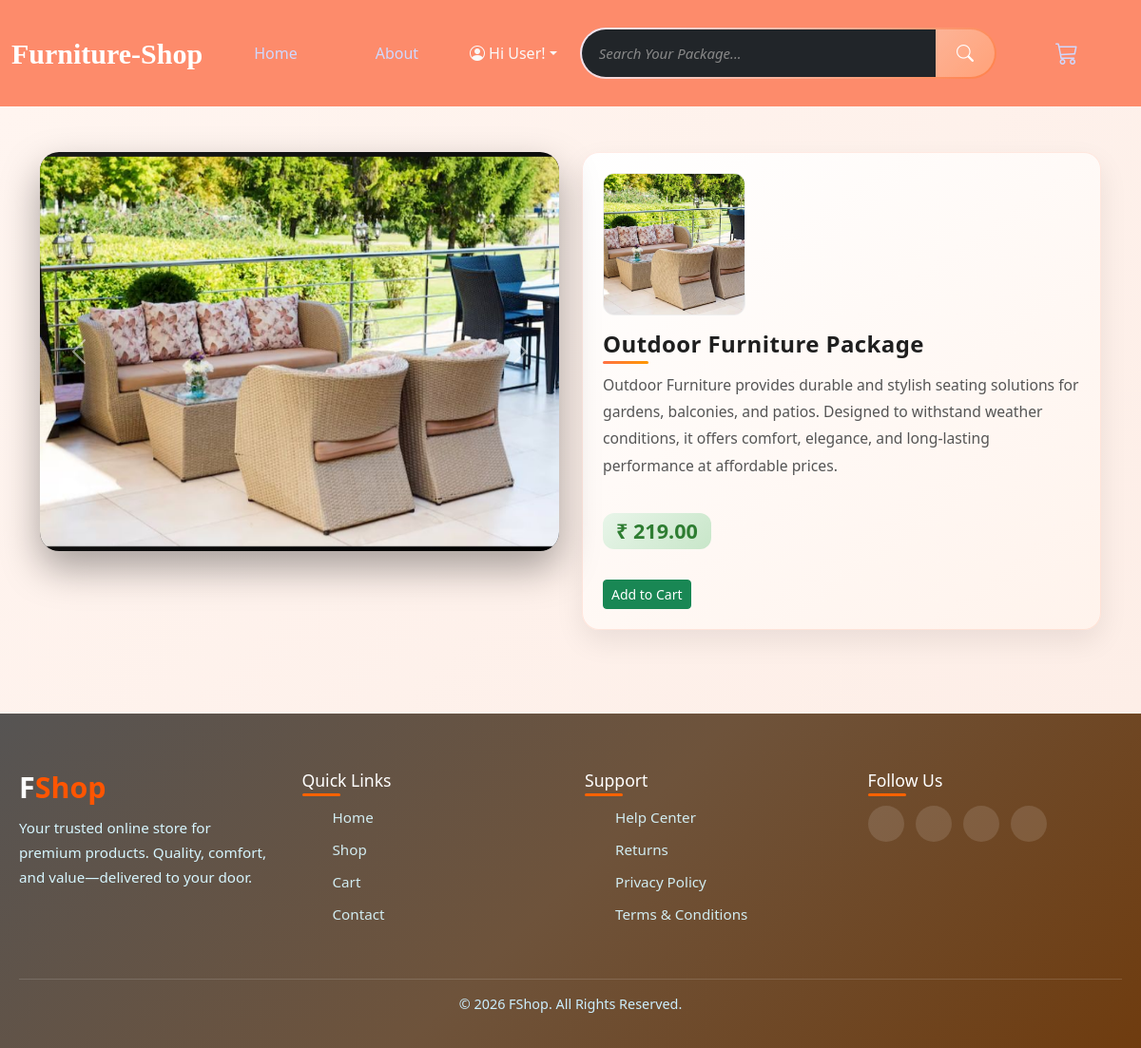
The page /products/1/ on the database its author committed.
### products/models.py (models this page shows, shortened)
class ProductImage(models.Model):
    img = models.ImageField(upload_to='products/images/')
    caption = models.CharField(max_length=200, blank=True)
    product = models.ForeignKey(Product, on_delete=models.CASCADE, related_name='images')
    created_at = models.DateTimeField(auto_now_add=True)
    updated_at = models.DateTimeField(auto_now=True)

class Product(models.Model):
    title = models.CharField(max_length=255)
    desc = models.TextField(max_length=500)
    price = models.DecimalField(max_digits=10, decimal_places=2)
    stock = models.PositiveIntegerField()
    thumbnail = models.ImageField(upload_to='products/thumbnails/')
    created_at = models.DateTimeField(auto_now_add=True)
    updated_at = models.DateTimeField(auto_now=True)

### products/views.py (the view, shortened to what this page needs)
# urls.py: path('<int:pk>/', ProductDetail.as_view(), name='product_details'),
class ProductDetail(FormMixin, DetailView):
    model = Product
    template_name = 'products/product_details.html'
    context_object_name = 'product'
    form_class = ProductImageForm
    def get_queryset(self):
        return Product.objects.prefetch_related('images')

### products/forms.py
class ProductImageForm(forms.ModelForm):
    class Meta:
        model = ProductImage
        fields = ['img', 'caption']
        widgets = {
            'img': forms.ClearableFileInput(attrs={
                'class': 'form-control'
            }),
            'caption': forms.TextInput(attrs={
                'class': 'form-control',
                'placeholder': 'Optional caption'
            }),
        }

### templates/products/product_details.html (shortened to what this page needs)
{% extends 'base/base.html' %}
{% block content %}
<section id="product-detail-section" class="container py-5" data-product-id="{{product.id}}"
  data-add-url="{% url 'add_to_cart' %}" data-plus-url=""
  data-minus-url="" data-remove-url=""
  data-qty-url="">
  <div class="row g-4 align-items-start">
    <div class="col-lg-6">
      {% include 'products/includes/productImageCarousel.html' %}
    </div>
    <div class="col-lg-6">
      <div class="product-info">
        <img src="{{ product.thumbnail.url }}" class="product-thumbnail mb-3" alt="{{ product.title }}">
        <h2 class="product-title">
          {{ product.title }}
        </h2>
        <p class="product-desc">
          {{ product.desc }}
        </p>
        <h4 class="product-price">
          ₹ {{ product.price }}
        </h4>
        <div class="d-flex gap-2 mt-4 product-action-buttons">
          {% if user.is_staff %}
          <a href="{% url 'edit_product' product.pk %}" class="btn btn-warning">Edit Product</a>
          <a href="{% url 'delete_product' product.pk %}" class="btn btn-danger">Delete Product</a>
          {% else %}
            {% if product.stock > 0 %}
            <button class="btn btn-sm btn-success add-to-cart">
              Add to Cart
            </button>
            {% else %}
            <button class="btn btn-sm btn-secondary w-100" disabled>
              Out of Stock
            </button>
            {% endif %}
          {% endif %}
        </div>
      </div>
    </div>
  </div>
</section>
{% endblock %}

### templates/products/includes/productImageCarousel.html (shortened to what this page needs)
<div id="productImageCarousel"
     class="carousel slide product-carousel"
     data-bs-ride="carousel">
    {% if product.images.all %}
    <div class="carousel-inner">
        {% for image in product.images.all %}
        <div class="carousel-item {% if forloop.first %}active{% endif %}">
            <img src="{{ image.img.url }}"
                 class="d-block w-100 product-main-img"
                 alt="{{ product.title }}">
        </div>
        {% endfor %}
    </div>
    {% if product.images.count > 1 %}
    <button class="carousel-control-prev"
            type="button"
            data-bs-target="#productImageCarousel"
            data-bs-slide="prev">
        <span class="carousel-control-prev-icon"></span>
    </button>
    <button class="carousel-control-next"
            type="button"
            data-bs-target="#productImageCarousel"
            data-bs-slide="next">
        <span class="carousel-control-next-icon"></span>
    </button>
    {% endif %}
    {% endif %}
</div>

### static/css/design.css (style rules this page uses)
* { margin: 0; padding: 0; box-sizing: border-box; font-family: "Poppins", system-ui, sans-serif; }
.product-info { padding: 22px; background: linear-gradient(145deg, #ffffff, #fff3ec); border-radius: 18px; box-shadow: inset 0 0 0 1px rgba(255, 120, 80, 0.15), 0 12px 30px rgba(0, 0, 0, 0.08); }
.product-title { font-weight: 800; font-size: 1.5rem; margin-bottom: 14px; color: #1f1f1f; letter-spacing: 0.4px; position: relative; }
.product-title::after { content: ""; position: absolute; left: 0; bottom: -6px; width: 48px; height: 3px; border-radius: 6px; background: linear-gradient(90deg, #ff7043, #ff9800); }
.product-desc { margin-top: 14px; color: #555; line-height: 1.8; font-size: 0.98rem; }
.product-price { margin-top: 20px; font-weight: 800; font-size: 1.35rem; color: #2e7d32; display: inline-block; padding: 6px 14px; border-radius: 12px; background: linear-gradient(135deg, #e8f5e9, #c8e6c9); }
.product-action-buttons { display: flex; flex-wrap: wrap; gap: 12px; margin-top: 18px; }

### templates/products/product_details.html (style rules this page uses)
.product-thumbnail { width: 150px; height: 150px; object-fit: cover; border-radius: 12px; border: 1px solid #eee; transition: transform 0.3s ease; }
.product-carousel { position: relative; border-radius: 20px; overflow: hidden; background: linear-gradient(135deg, #1a1a1a, #000); box-shadow: 0 18px 40px rgba(0, 0, 0, 0.35); }
.product-main-img { height: 420px; object-fit: contain; }

### rows shown on the page
ProductImage: img (picture)
Product: thumbnail (picture), title "Outdoor Furniture Package", desc "Outdoor Furniture provides durable and stylish seating solutions for gardens, balconies, and patios. Designed to withstand weather conditions, it offers comfort, elegance, and long-lasting performance at affordable prices.", price "219.00"
